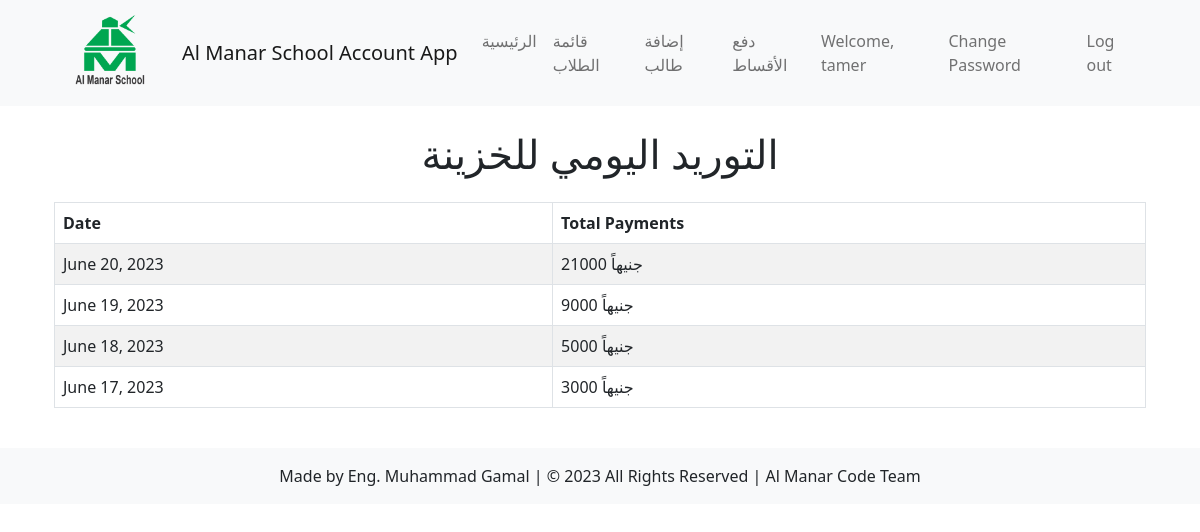
The page /students/daily_report/ (signed in) on the database as committed earlier.
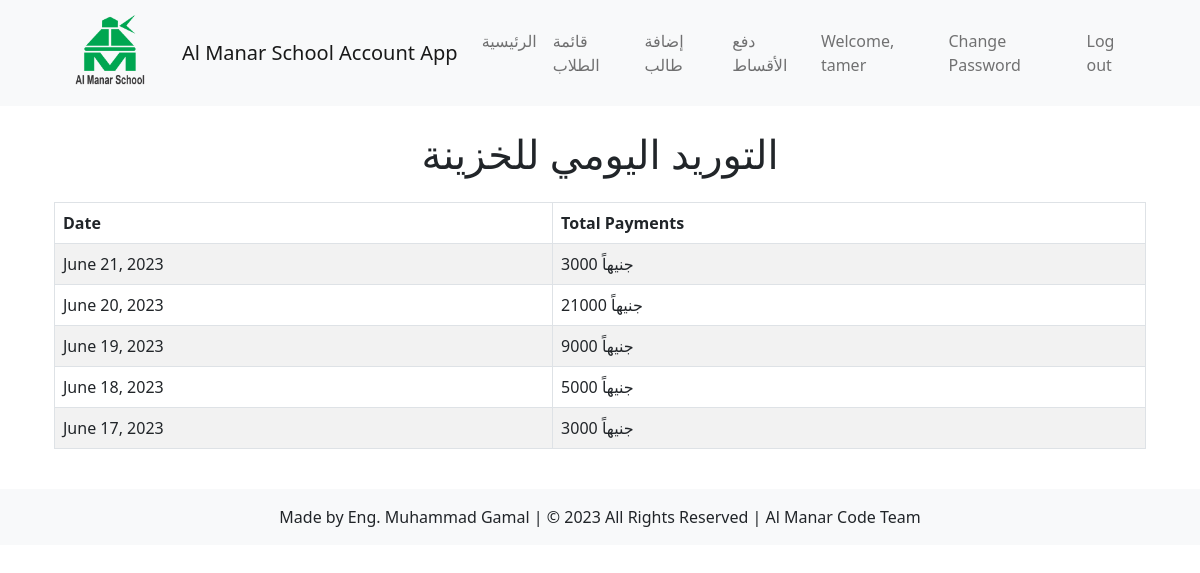
The same page on the database as committed later.
### students/models.py (models this page shows, shortened)
class Tuition(models.Model):
    student = models.ForeignKey('Student', related_name='tuitions', on_delete=models.CASCADE)
    installment_number = models.IntegerField()
    amount_tuition = models.DecimalField(max_digits=8, decimal_places=2)
    paid = models.BooleanField(default=False)
    receipt_date = models.DateTimeField(default=timezone.now, editable=False)
    payment_user = models.CharField(max_length=50, default="account user")

### students/views.py (the view)
# urls.py: path('daily_report/', views.generate_daily_report, name='daily_report'),
@never_cache
@login_required
def generate_daily_report(request):
    report_date = date.today()
    start_date = report_date - timedelta(days=30)  # Change the number of days as needed
    daily_payments = Tuition.objects.filter(paid=True, receipt_date__date__range=[start_date, report_date]).values('receipt_date__date').annotate(total_amount=Sum('amount_tuition')).order_by('-receipt_date__date')
    paginator = Paginator(daily_payments, 10)  # Show 10 payments per page
    page_number = request.GET.get('page')
    page_obj = paginator.get_page(page_number)
    context = {
        'report_date': report_date,
        'daily_payments': page_obj
    }
    return render(request, 'students/daily_report.html', context)

### students/templates/students/daily_report.html (shortened to what this page needs)
 {% extends 'students/base.html' %}
{% block content %}
    <h1 class="mb-4 text-center">التوريد اليومي للخزينة</h1>
    <div class="table-responsive">
        <table class="table table-striped table-bordered">
            <thead>
                <tr>
                    <th>Date</th>
                    <th>Total Payments</th>
                </tr>
            </thead>
            <tbody>
                {% for payment in daily_payments %}
                    <tr>
                        <td>{{ payment.receipt_date__date }}</td>
                        <td>جنيهاً {{ payment.total_amount }}</td>
                    </tr>
                {% empty %}
                    <tr>
                        <td colspan="2">No payments yet.</td>
                    </tr>
                {% endfor %}
            </tbody>
        </table>
    </div>
{% endblock %}

Rows that differ between the two databases and show on the page:
added Tuition: receipt_date__date "June 21, 2023", total_amount "3000"
